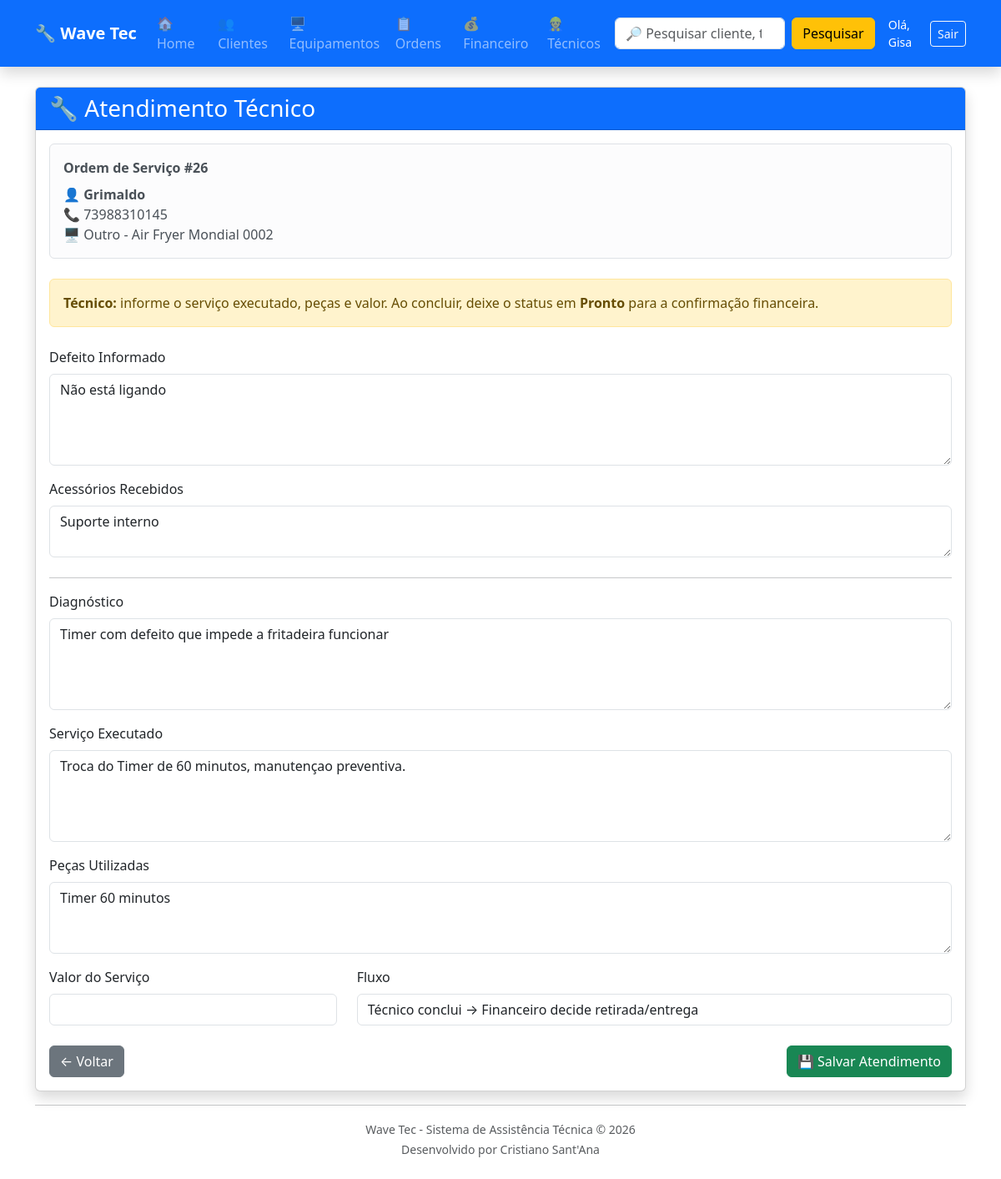
Screenshot of /atendimentos/novo/26/ (signed in) with the database file from the repository.
### ordens/models.py (models this page shows, shortened)
class OrdemServico(models.Model):
    STATUS = [
        ("ABERTA", "Aberta"),
        ("EM_ANALISE", "Em análise"),
        ("AGUARDANDO_PECA", "Aguardando peça"),
        ("EM_REPARO", "Em reparo"),
        ("PRONTO", "Pronto"),
        ("SEM_CONSERTO", "Sem conserto"),
        ("AGUARDANDO_RETIRADA", "Aguardando retirada"),
        ("ENTREGUE", "Entregue"),
    ]
    equipamento_cadastrado = models.ForeignKey(
        Equipamento,
        on_delete=models.CASCADE,
        related_name="ordens"
    )
    data_abertura = models.DateTimeField(
        auto_now_add=True
    )
    defeito = models.TextField()
    acessorios = models.TextField(
        blank=True
    )
    observacoes = models.TextField(
        blank=True
    )
    reparo = models.TextField(
        blank=True
    )
    valor = models.DecimalField(
        max_digits=10,
        decimal_places=2,
        default=0
    )
    forma_pagamento = models.CharField(
        max_length=30,
        blank=True
    )
    status = models.CharField(
        max_length=20,
        choices=STATUS,
        default="ABERTA"
    )
    @property
    def cliente(self):
        return self.equipamento_cadastrado.cliente

### equipamentos/models.py (models this page shows, shortened)
class Equipamento(models.Model):
    TIPOS = [
        ("TV", "Televisão"),
        ("NOTE", "Notebook"),
        ("PC", "Computador"),
        ("CEL", "Celular"),
        ("SOM", "Som"),
        ("MICRO", "Micro-ondas"),
        ("OUTRO", "Outro"),
    ]
    cliente = models.ForeignKey(
        Cliente,
        on_delete=models.CASCADE
    )
    tipo = models.CharField(
        max_length=20,
        choices=TIPOS
    )
    marca = models.CharField(
        max_length=50
    )
    modelo = models.CharField(
        max_length=50
    )
    numero_serie = models.CharField(
        max_length=100,
        blank=True
    )
    acessorios = models.TextField(
        blank=True
    )
    garantia = models.BooleanField(
        default=False
    )
    data_entrada = models.DateField(
        auto_now_add=True
    )
    status = models.CharField(
        max_length=30,
        default="Em análise"
    )

### clientes/models.py (models this page shows, shortened)
class Cliente(models.Model):
    nome = models.CharField(max_length=100)
    telefone = models.CharField(max_length=20)
    endereco = models.CharField(max_length=200)

### atendimentos/models.py (models this page shows, shortened)
class Atendimento(models.Model):
    STATUS = [
        ("EM_ANALISE", "Em análise"),
        ("AGUARDANDO_PECA", "Aguardando peça"),
        ("EM_REPARO", "Em reparo"),
        ("PRONTO", "Pronto"),
        ("SEM_CONSERTO", "Sem conserto"),
        ("AGUARDANDO_RETIRADA", "Aguardando retirada"),
        ("ENTREGUE", "Entregue"),
    ]
    ordem = models.OneToOneField(
        OrdemServico,
        on_delete=models.CASCADE,
        related_name="atendimento"
    )
    diagnostico = models.TextField(
        blank=True
    )
    servico_executado = models.TextField(
        blank=True
    )
    pecas_utilizadas = models.TextField(
        blank=True
    )
    valor = models.DecimalField(
        max_digits=10,
        decimal_places=2,
        default=0
    )
    forma_pagamento = models.CharField(
        max_length=30,
        blank=True
    )
    status = models.CharField(
        max_length=20,
        choices=STATUS,
        default="EM_ANALISE"
    )
    data_inicio = models.DateTimeField(
        auto_now_add=True
    )
    data_finalizacao = models.DateTimeField(
        null=True,
        blank=True
    )

### atendimentos/views.py (the view, shortened to what this page needs)
@login_required
@tecnico_required
def novo_atendimento(request, ordem_id):
    ordem = get_object_or_404(
        OrdemServico,
        id=ordem_id
    )
    atendimento, criado = Atendimento.objects.get_or_create(
        ordem=ordem
    )
    return render(
        request,
        "atendimentos/novo_atendimento.html",
        {
            "ordem": ordem,
            "atendimento": atendimento,
        }
    )

### atendimentos/templates/atendimentos/novo_atendimento.html (shortened to what this page needs)
{% extends "base.html" %}
{% block content %}
<div class="card shadow">
    <div class="card-header bg-primary text-white">
        <h3 class="mb-0">
            🔧 Atendimento Técnico
        </h3>
    </div>
    <div class="card-body">
        <div class="alert alert-light border mb-4">
            <strong>Ordem de Serviço #{{ ordem.id }}</strong>
            <div class="mt-2">
                👤 <strong>{{ ordem.cliente.nome }}</strong>
                <br>
                📞 {{ ordem.cliente.telefone }}
                <br>
                🖥 {{ ordem.equipamento_cadastrado.get_tipo_display }}
                -
                {{ ordem.equipamento_cadastrado.marca }}
                {{ ordem.equipamento_cadastrado.modelo }}
            </div>
        </div>
        <div class="alert alert-warning mb-4">
            <strong>Técnico:</strong> informe o serviço executado, peças e valor. Ao concluir, deixe o status em <strong>Pronto</strong> para a confirmação financeira.
        </div>
        <div class="mb-3">
            <label class="form-label">
                Defeito Informado
            </label>
            <textarea
                class="form-control"
                rows="4"
                readonly>{{ ordem.defeito }}</textarea>
        </div>
        <div class="mb-4">
            <label class="form-label">
                Acessórios Recebidos
            </label>
            <textarea
                class="form-control"
                rows="2"
                readonly>{{ ordem.equipamento_cadastrado.acessorios }}</textarea>
        </div>
        <hr>
        <form method="POST">
            <div class="mb-3">
                <label class="form-label">
                    Diagnóstico
                </label>
                <textarea
                    name="diagnostico"
                    class="form-control"
                    rows="4">{{ atendimento.diagnostico }}</textarea>
            </div>
            <div class="mb-3">
                <label class="form-label">
                    Serviço Executado
                </label>
                <textarea
                    name="servico_executado"
                    class="form-control"
                    rows="4">{{ atendimento.servico_executado }}</textarea>
            </div>
            <div class="mb-3">
                <label class="form-label">
                    Peças Utilizadas
                </label>
                <textarea
                    name="pecas_utilizadas"
                    class="form-control"
                    rows="3">{{ atendimento.pecas_utilizadas }}</textarea>
            </div>
            <div class="row">
                <div class="col-md-4">
                    <label class="form-label">
                        Valor do Serviço
                    </label>
                    <input
                        type="number"
                        step="0.01"
                        min="0"
                        name="valor"
                        class="form-control"
                        value="{{ atendimento.valor|floatformat:2 }}">
                </div>
                <div class="col-md-8">
                    <label class="form-label">
                        Fluxo
                    </label>
                    <input
                        type="text"
                        class="form-control"
                        value="Técnico conclui → Financeiro decide retirada/entrega"
                        readonly>
                </div>
            </div>
            <div class="d-flex justify-content-between mt-4">
                <a
                    href="{% url 'lista_ordens' %}"
                    class="btn btn-secondary">
                    ← Voltar
                </a>
                <button
                    class="btn btn-success">
                    💾 Salvar Atendimento
                </button>
            </div>
        </form>
    </div>
</div>
{% endblock %}

### templates/base.html (shortened to what this page needs)
<!DOCTYPE html>
<html lang="pt-br">
<head>
    <link href="https://cdn.jsdelivr.net/npm/bootstrap@5.3.7/dist/css/bootstrap.min.css" rel="stylesheet">
</head>
<body>
<nav class="navbar navbar-expand-lg navbar-dark bg-primary shadow">
    <div class="container">
        <a class="navbar-brand fw-bold" href="/">
            🔧 Wave Tec
        </a>
        <div class="collapse navbar-collapse" id="menu">
            <ul class="navbar-nav me-auto">
                <li class="nav-item">
                    <a class="nav-link" href="/">
                        🏠 Home
                    </a>
                </li>
                <li class="nav-item">
                    <a class="nav-link" href="/clientes/">
                    </a>
                </li>
                <li class="nav-item">
                    <a class="nav-link" href="/equipamentos/">
                        🖥 Equipamentos
                    </a>
                </li>
                <li class="nav-item">
                    <a class="nav-link" href="/ordens/">
                        📋 Ordens
                    </a>
                </li>
                <li class="nav-item">
                    <a class="nav-link" href="/financeiro/">
                        💰 Financeiro
                    </a>
                </li>
                {% if user.is_superuser or user.tecnico.perfil == 'ADMIN' %}
                <li class="nav-item">
                    <a class="nav-link" href="/usuarios/">
                        👷 Técnicos
                    </a>
                </li>
                {% endif %}
            </ul>
            <form
                class="d-flex"
                method="GET"
                action="/pesquisa/">
                <input
                    class="form-control me-2"
                    type="search"
                    name="q"
                    placeholder="🔎 Pesquisar cliente, telefone, equipamento..."
                    autocomplete="off">
                <button
                    class="btn btn-warning"
                    type="submit">
                    Pesquisar
                </button>
            </form>
            {% if user.is_authenticated %}
                <div class="d-flex align-items-center gap-2 ms-3 text-white">
                    <span class="small">Olá, {{ user.username }}</span>
                    <form method="post" action="{% url 'logout' %}" class="d-inline">
                        <button type="submit" class="btn btn-outline-light btn-sm">Sair</button>
                    </form>
                </div>
            {% endif %}
        </div>
    </div>
</nav>
<div class="container mt-4">
    {% block content %}
    {% endblock %}
    <hr>
    <div class="text-center text-muted mb-4">
        <small>
            Wave Tec - Sistema de Assistência Técnica © 2026
            <br>
            Desenvolvido por Cristiano Sant'Ana
        </small>
    </div>
</div>
</body>
</html>

### rows the page displays
OrdemServico: id "26", cliente.nome "Grimaldo", cliente.telefone "73988310145", equipamento_cadastrado.tipo "Outro", equipamento_cadastrado.marca "Air Fryer Mondial", equipamento_cadastrado.modelo "0002", defeito "Não está ligando", equipamento_cadastrado.acessorios "Suporte interno"
Atendimento: diagnostico "Timer com defeito que impede a fritadeira funcionar", servico_executado "Troca do Timer de 60 minutos, manutençao preventiva.", pecas_utilizadas "Timer 60 minutos"

### other values shown
{{ user.username }} "Gisa"
